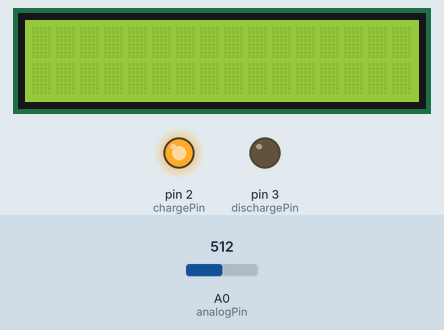
A sketch run on a simulated Arduino Nano, built with avr-gcc and run on an emulated ATmega328P. On the bench: 16×2 character LCD, output pins drawn as LEDs (lit = HIGH). The inputs (shaded band) are chosen by the test bench; at power-on: A0 (analogPin) = 512. What the sketch prints to the serial monitor is not drawn.

Above: at 1.2 s.
1.3 s: A0 (analogPin) set to 629
2.8 s: A0 (analogPin) set to 665
At 3.6 s:
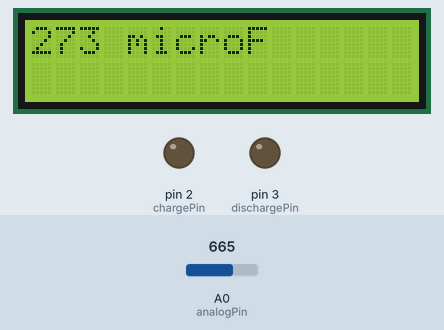
4.3 s: A0 (analogPin) set to 0
At 4.9 s:
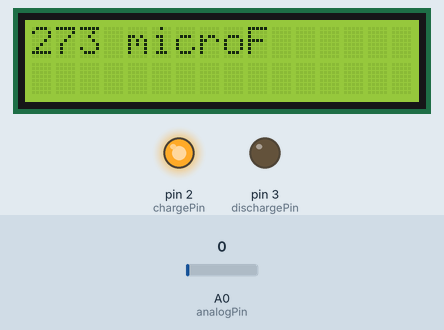
Timing chart, 0 to 7.3 s (numbered marks = the images above; inputs shaded):
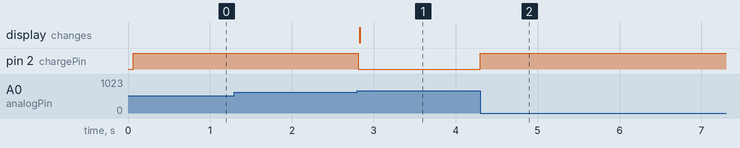

Measured:
- the behaviour switches between 647 and 648 on A0 (analogPin) (found by bisection; images 0 and 1)
- after the input at 1.3 s, every drawn part: stays the same
- after the input at 2.8 s, pin 2 (chargePin): HIGH → LOW at once; the display: changes at once (image 1)
- after the input at 4.3 s, pin 2 (chargePin): LOW → HIGH at once

The sketch:

lab_25__7_.ino
```cpp
#include <LiquidCrystal.h>

// Initialize Pins
int analogPin = 0;
int chargePin = 2;
int dischargePin = 3; //speeds up discharging process, not necessary though

// Initialize Resistor
int resistorValue = 10000;

// Init display
LiquidCrystal lcd( 13, 12, 11, 10, 9, 8 );

// Initialize Timer
unsigned long startTime;
unsigned long elapsedTime;

// Initialize Capacitance Variables
float microFarads;
float nanoFarads;

void setup()
{
  pinMode(chargePin, OUTPUT);
  digitalWrite(chargePin, LOW);
  Serial.begin(9600); // Necessary to print data to serial monitor over USB
  lcd.begin( 16 , 2 );
}

void clearAndHome() {
    lcd.clear();
    lcd.home();
}

void loop()
{
  digitalWrite(chargePin, HIGH); // Begins charging the capacitor
  startTime = millis(); // Begins the timer

  while(analogRead(analogPin) < 648)
  {
    // Does nothing until capacitor reaches 63.2% of total voltage
  }

  elapsedTime= millis() - startTime; // Determines how much time it took to charge capacitor
  microFarads = ((float)elapsedTime / resistorValue) * 1000;
  clearAndHome();
  lcd.print(elapsedTime);
  lcd.print(" mS    ");
  Serial.print(elapsedTime);
  Serial.print(" mS    ");

  if (microFarads > 1) // Determines if units should be micro or nano and prints accordingly
  {
    clearAndHome();
    lcd.print((long)microFarads);
    lcd.println(" microF");

    Serial.print((long)microFarads);
    Serial.println(" microF");
  }

  else
  {
    nanoFarads = microFarads * 1000.0;

    clearAndHome();
    lcd.print((long)nanoFarads);
    lcd.println(" nanoF");

    Serial.print((long)nanoFarads);
    Serial.println(" nanoF");
    delay(500);
  }

  digitalWrite(chargePin, LOW); // Stops charging capacitor
  pinMode(dischargePin, OUTPUT);
  digitalWrite(dischargePin, LOW); // Allows capacitor to discharge
  while(analogRead(analogPin) > 0)
  {
    // Do nothing until capacitor is discharged
  }

  pinMode(dischargePin, INPUT); // Prevents capacitor from discharging
}


// ONLY DISPLAY

//#include <LiquidCrystal.h>
//
//// Init display
//LiquidCrystal lcd( 13, 12, 11, 10, 9, 8 );
//
//void setup()
//{
//    lcd.begin( 16 , 2 );
//    lcd.print("Hello, World!");
//}
//
//void loop()
//{
//
//}
```
